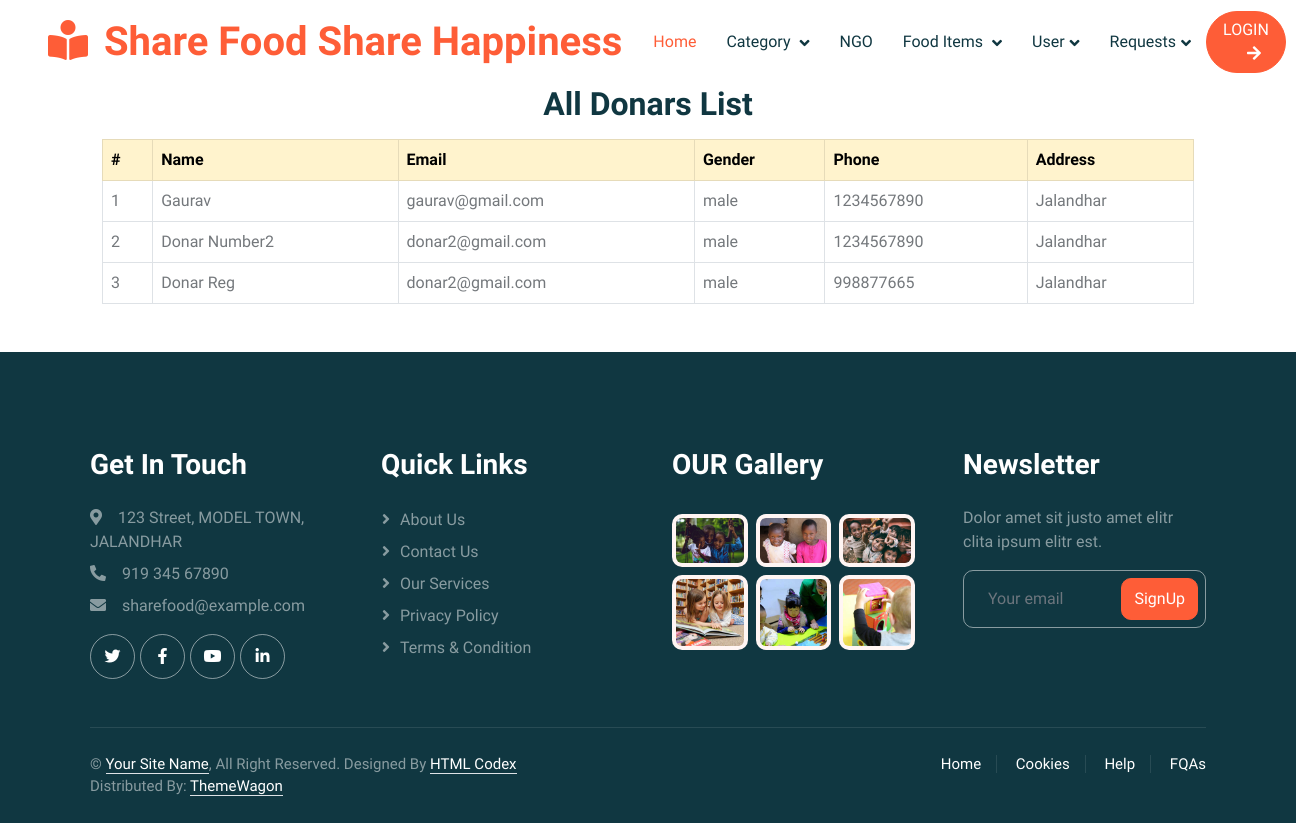
Screenshot of /donars.php with the database file from the repository.
### tables this page shows
CREATE TABLE `donar_receiver` (
  `id` int(11) NOT NULL,
  `name` varchar(100) NOT NULL,
  `email` varchar(255) NOT NULL,
  `password` varchar(255) NOT NULL,
  `gender` varchar(255) NOT NULL,
  `image` varchar(255) NOT NULL,
  `contact` int(11) NOT NULL,
  `address` varchar(255) NOT NULL,
  `status` int(11) NOT NULL,
  `isRegisterAsDonar` tinyint(1) NOT NULL DEFAULT 0,
  `isRegisterAsReceiver` tinyint(1) NOT NULL DEFAULT 0
);

### donars.php (the view, shortened to what this page needs)
<?php include_once 'admin_header.php'; ?>
<div class="container">
   <h2 class="text-center">All Donars List</h2>
    <div class="container-fluid mt-3">
    <table class="table table-bordered ">
                <thead class="table-warning">
                <tr>
                    <th>#</th>
                    <th>Name</th>
                    <th>Email</th>
                    <th>Gender</th>
                    <th>Phone</th>
                    <th>Address</th>
                </tr>
                </thead>
                <?php
                $count = 1;
                include_once 'config.php';
                $q = 'SELECT * FROM `donar_receiver` where isRegisterAsDonar=1';
                $res = mysqli_query($conn, $q);
                while ($data = mysqli_fetch_array($res)) { ?>
                    <tr>
                    <td><?php echo $count; ?></td>
                    <td><?php echo $data['name']; ?></td>
                    <td><?php echo $data['email']; ?></td>
                    <td><?php echo $data['gender']; ?></td>
                    <td><?php echo $data['contact']; ?></td>
                    <td><?php echo $data['address']; ?></td>
                </tr>
                <?php  $count++;}
                ?>
</table>
    </div>
</div>
<?php include_once 'footer.php'; ?>

### css/style.css (style rules this page uses)
:root { --primary: #FE5D37; --light: #FFF5F3; --dark: #103741; }
h1, h2, h3, h4, .h1, .h2, .h3, .h4, .display-1, .display-2, .display-3, .display-4, .display-5, .display-6 { font-family: 'Lobster Two', cursive; font-weight: 700; }

### rows the page displays
donar_receiver: name "Gaurav", email "gaurav@gmail.com", gender "male", contact "1234567890", address "Jalandhar"
donar_receiver: name "Donar Number2", email "donar2@gmail.com", gender "male", contact "1234567890", address "Jalandhar"
donar_receiver: name "Donar Reg", email "donar2@gmail.com", gender "male", contact "998877665", address "Jalandhar"
